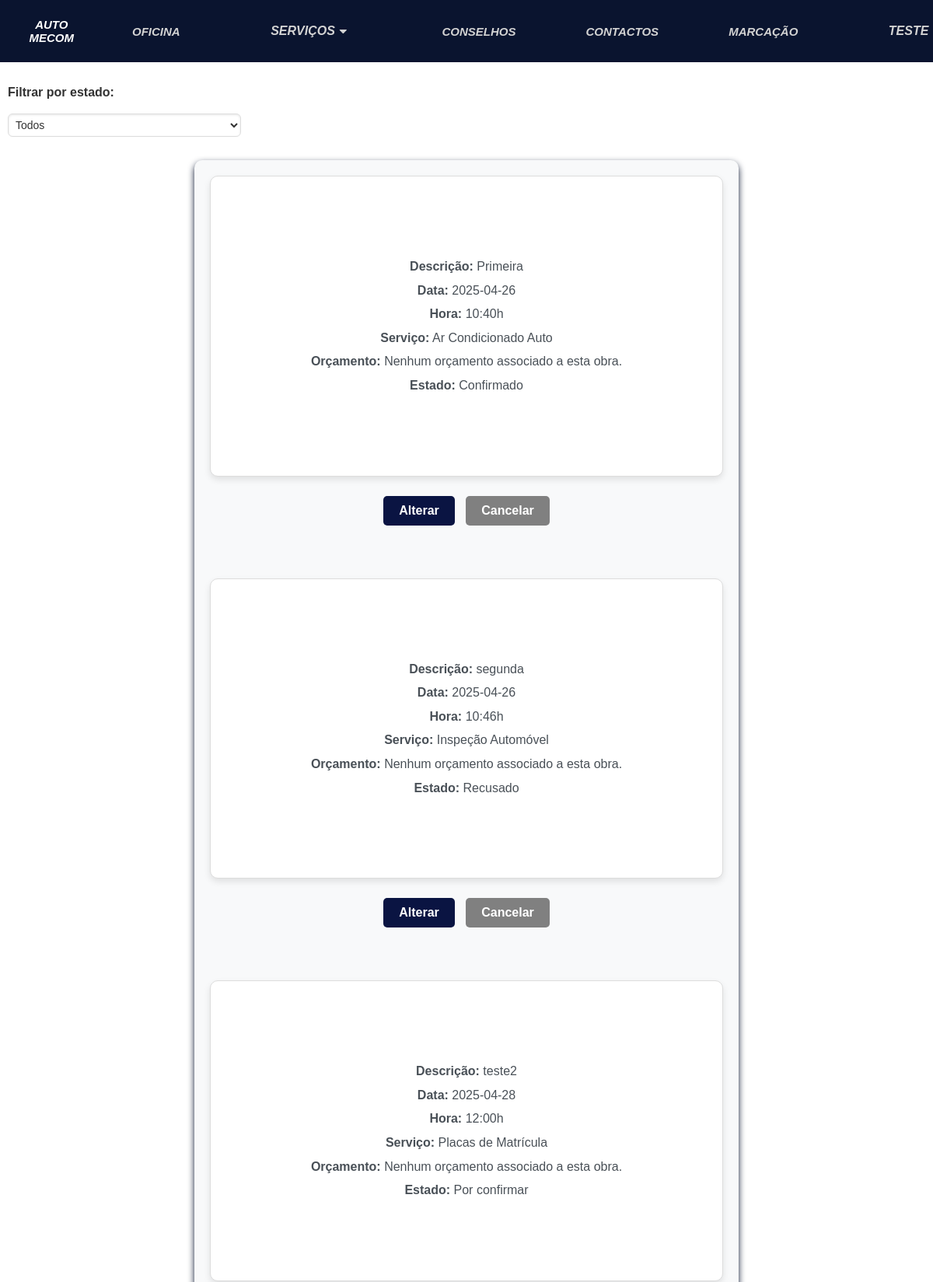
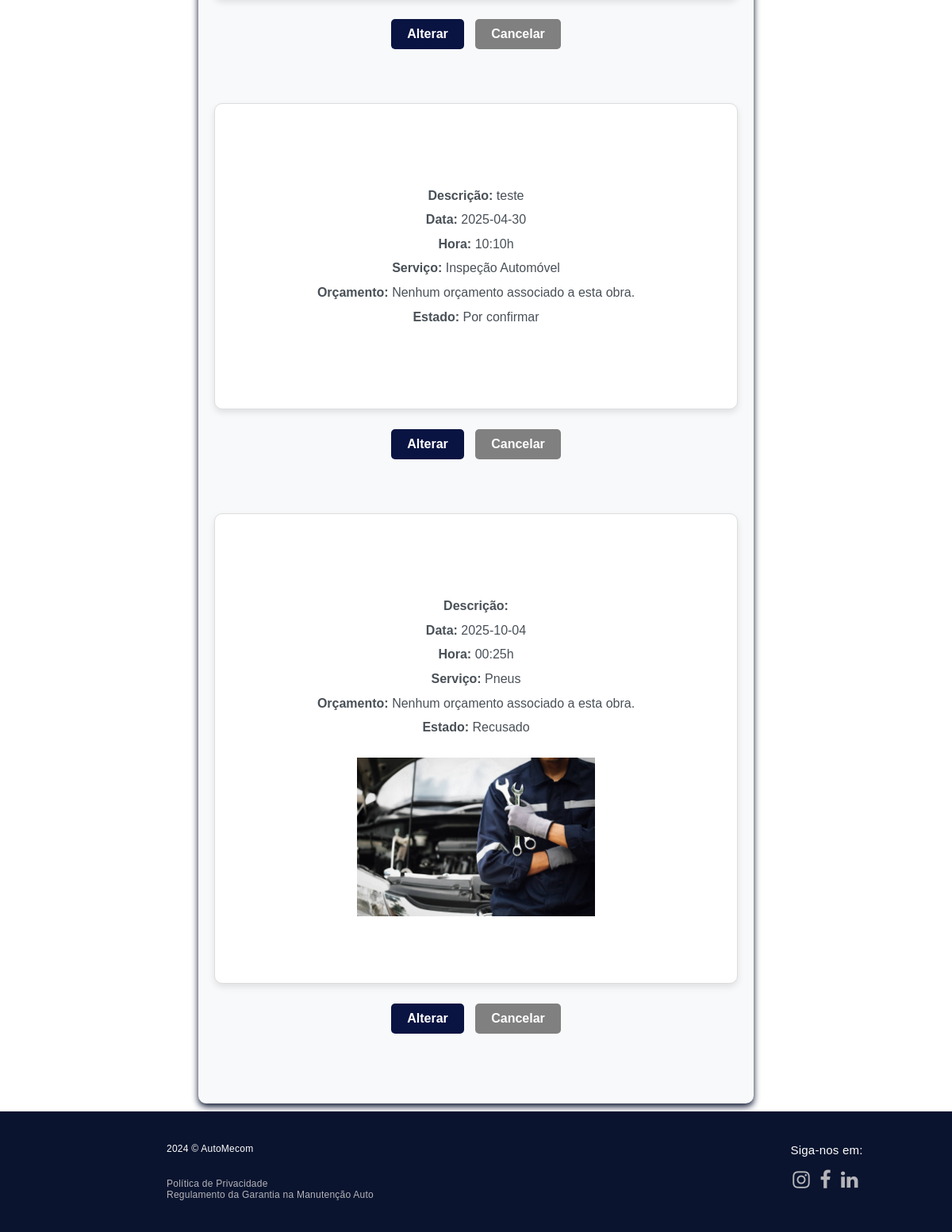
The page /marcacoes (signed in) on the database as committed earlier (2 pictures, top to bottom).
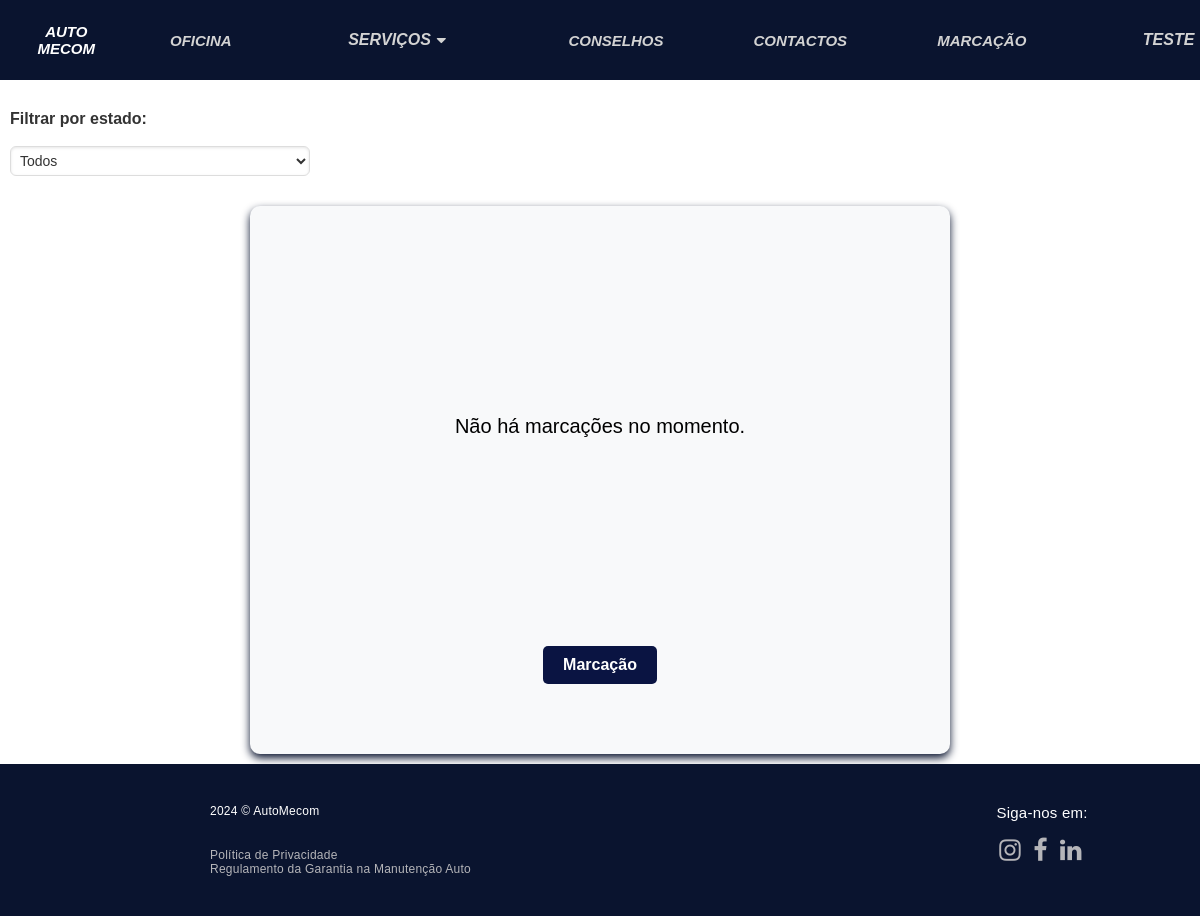
The same page on the database as committed later.
### automecom/models.py (models this page shows, shortened)
class Marcacao(models.Model):
    utilizador = models.ForeignKey(Utilizador, on_delete=models.CASCADE, related_name="marcacoes", blank=True,
                                   null=True)
    nome = models.CharField(max_length=200)
    apelido = models.CharField(max_length=200)
    email = models.CharField(max_length=200)
    servicos = models.ManyToManyField(Servico)
    veiculo = models.OneToOneField(Veiculo, on_delete=models.CASCADE)
    data = models.CharField(max_length=200, default=0)
    hora = models.CharField(max_length=200, default=0)
    descricao = models.TextField(max_length=500, blank=True, null=True)
    imagem = models.ImageField(null=True, blank=True)
    ESTADOS = [
        ('Por confirmar', 'Por confirmar'),
        ('Confirmado', "Confirmado"),
        ('Recusado', 'Recusado'),
        ('Terminada', 'Terminada')
    ]
    estado = models.CharField(max_length=50, choices=ESTADOS, default='Por confirmar')
    numero = models.IntegerField(default=0)
    orcamento = models.FileField(upload_to='tarefas/', null=True, blank=True)
    observacoes = models.TextField(max_length=500, default="Sem observações")
    fatura = models.FileField(upload_to='tarefas/', null=True, blank=True)

class Servico(models.Model):
    nome = models.CharField(max_length=50)
    descricao = models.CharField(max_length=350, default="", blank=True)
    tipo = models.ManyToManyField(TipoServico, blank=True)

### automecom/views.py (the view)
# urls.py: path('marcacoes', views.marcacoes_view, name="marcacoes"),
def marcacoes_view(request):
    utilizador = Utilizador.objects.get(user=request.user)
    filtro = request.GET.get('filtro', 'todos')  # Padrão é 'todos'
    if is_administrador(request.user):
        marcacoes = Marcacao.objects.all().order_by('data', 'hora')
        marcacoes = marcacoes.exclude(estado='Terminada')
    else:
        marcacoes = Marcacao.objects.filter(utilizador=utilizador).order_by('data', 'hora')
        marcacoes = marcacoes.exclude(estado='Terminada')
    if filtro != 'todos':
        marcacoes = marcacoes.filter(estado=filtro)
    context = {
        "marcacoes": marcacoes,
        "filtro": filtro,  # Passando o filtro para o template
    }
    return render(request, 'automecom/marcacoes.html', context)

### automecom/templatetags/custom_tags.py (called while the page is built)
@register.filter(name="is_administrador")
def is_administrador(user):
    if isinstance(user, AnonymousUser):
        return False
    try:
        utilizador = Utilizador.objects.get(user=user)
        print(f"Usuário {user.username} é administrador: {utilizador.administrador}")
    except Utilizador.DoesNotExist:
        return False
    return utilizador.administrador

### automecom/templates/automecom/marcacoes.html (shortened to what the changed rows need)
<!DOCTYPE html>
<html lang="en">
<head>
</head>
{% extends 'automecom/layout.html' %}
{% load custom_tags %}
{% block main %}
{% load static %}
<body>
<section class="marcacoesSection">
    {% if marcacoes %}
        {% for marcacao in marcacoes %}
            {% if marcacao.estado != "Terminado" %}
                <div class="Serv{% if user|is_administrador %} administrador{% endif %}">
                    <div>
                        <br>
                        {% if user|is_administrador %}
                            <p><strong>Cliente:</strong> {{ marcacao.nome }} {{ marcacao.apelido }}</p>
                            {% for servico in marcacao.servicos.all %}
                                <p><strong>Serviço:</strong> {{ servico.nome }}</p>
                            {% endfor %}
                            <p><strong>Descrição:</strong> {{ marcacao.descricao }}</p>
                            <p><strong>Data:</strong> {{ marcacao.data }}</p>
                            <p><strong>Hora:</strong> {{ marcacao.hora }}h</p>
                            {% if marcacao.orcamento %}
                                <p><strong>Orçamento:</strong> <a href="{{ marcacao.orcamento.url }}" target="_blank">Ver Orçamento</a></p>
                            {% else %}
                                <p><strong>Orçamento:</strong> Nenhum orçamento associado a esta obra.</p>
                            {% endif %}
                            <p><strong>Estado:</strong> {{ marcacao.estado }}</p>
                        {% if marcacao.imagem %}
                            <img src="{{ marcacao.imagem.url }}" style="width:300px; margin-top:20px">
                        {% endif %}
                        {% else %}
                            <p><strong>Descrição:</strong> {{ marcacao.descricao }}</p>
                            <p><strong>Data:</strong> {{ marcacao.data }}</p>
                            <p><strong>Hora:</strong> {{ marcacao.hora }}h</p>
                            {% for servico in marcacao.servicos.all %}
                                <p><strong>Serviço:</strong> {{ servico.nome }}</p>
                            {% endfor %}
                            {% if marcacao.orcamento %}
                                <p><strong>Orçamento:</strong> <a href="{{ marcacao.orcamento.url }}" target="_blank">Ver Orçamento</a></p>
                            {% else %}
                                <p><strong>Orçamento:</strong> Nenhum orçamento associado a esta obra.</p>
                            {% endif %}
                            <p><strong>Estado:</strong> {{ marcacao.estado }}</p>
                        {% if marcacao.imagem %}
                            <img src="{{ marcacao.imagem.url }}" style="width:300px; margin-top:20px">
                        {% endif %}
    {% endif %}
                        <br>
                    </div>
                </div>
                {% if user|is_administrador %}
                        <div class="marcacao-admin-actions">
                            <a href="{% url 'automecom:alterar_estado_marcacao' marcacao.id 'Aceite' %}" class="botao" style="Background-color: green">Aceitar</a>
                            <a href="{% url 'automecom:alterar_estado_marcacao' marcacao.id 'Recusado' %}" class="botaoCancelar" style="Background-color: red">Recusar</a>
                            <a href="{% url 'automecom:editarmarc' marcacao.id %}" class="botao">Editar</a>
                            <a href="{% url 'automecom:apagarmarc' marcacao.id %}" class="botaoCancelar">Apagar</a>
                        </div>
                    {% else %}
                        <div class="marcacao-client-actions">
                            <a href="{% url 'automecom:editarmarc' marcacao.id %}" class="botao">Alterar</a>
                            <a href="{% url 'automecom:apagarmarc' marcacao.id %}" class="botaoCancelar">Cancelar</a>
                        </div>
                    {% endif %}
                <br>
            {% endif %}
        {% endfor %}
    {% else %}
        <p class="no-marcacoes">Não há marcações no momento.</p>
        <a href="marcacao" class="botao">Marcação</a>
    {% endif %}
</section>
</body>
</html>
{% endblock %}

Rows that differ between the two databases and show on the page:
removed Marcacao: descricao "Primeira", data "2025-04-26", hora "10:40", shows "Orçamento:", orcamento "Nenhum orçamento associado a esta obra.", estado "Confirmado"
no longer on this page (row unchanged): Servico: nome "Ar Condicionado Auto", shown under "Primeira"
removed Marcacao: descricao "segunda", data "2025-04-26", hora "10:46", shows "Orçamento:", orcamento "Nenhum orçamento associado a esta obra.", estado "Recusado"
no longer on this page (row unchanged): Servico: nome "Inspeção Automóvel"
removed Marcacao: descricao "teste2", data "2025-04-28", hora "12:00", shows "Orçamento:", orcamento "Nenhum orçamento associado a esta obra.", estado "Por confirmar"
no longer on this page (row unchanged): Servico: nome "Placas de Matrícula", shown under "teste2"
removed Marcacao: descricao "teste", data "2025-04-30", hora "10:10", shows "Orçamento:", orcamento "Nenhum orçamento associado a esta obra.", estado "Por confirmar"
removed Marcacao: data "2025-10-04", hora "00:25", shows "Orçamento:", orcamento "Nenhum orçamento associado a esta obra.", estado "Recusado", imagem (picture)
no longer on this page (row unchanged): Servico: nome "Pneus", shown under "2025-10-04"
Other text that changed with them:
text now shown: "Não há marcações no momento. Marcação"
